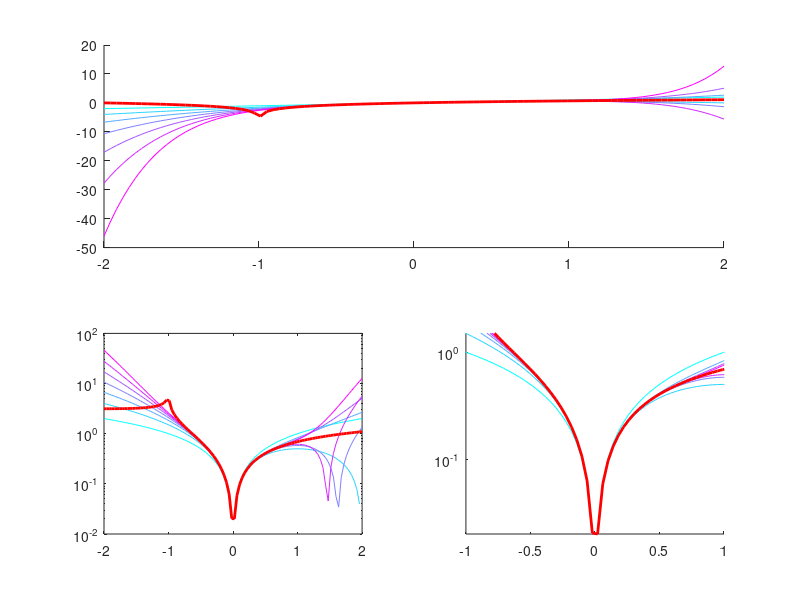

Write the MATLAB code that produced this figure.
% natural logarithm approximation

% Power series approximation to natural logarithm  by fundamental matlab functions
m=7;
n=1:m;
cof=(-1).^(n-1)./n;


mm=100;
x=linspace(-2,2,mm);


A=kron(n,ones(mm,1));
B=kron(x',ones(1,m));
C=kron(cof,ones(mm,1));

D=cumsum(B.^A.*C,2);

y=log(1+x);

figure
set(gcf,'DefaultAxesColorOrder',cool(m));

subplot(211)
hold on
%set(gca,'ColorOrder',cool(m))
plot(x,D)
plot(x,y,'r','LineWidth',2)

subplot(223)

%set(gca,'ColorOrder',cool(m))
semilogy(x,abs(D))
hold on
semilogy(x,abs(y),'r','LineWidth',2)

subplot(224)
hold on
%set(gca,'ColorOrder',cool(m))
semilogy(x,abs(D))
semilogy(x,abs(y),'r','LineWidth',2)
axis([-1 1 0 1.5])